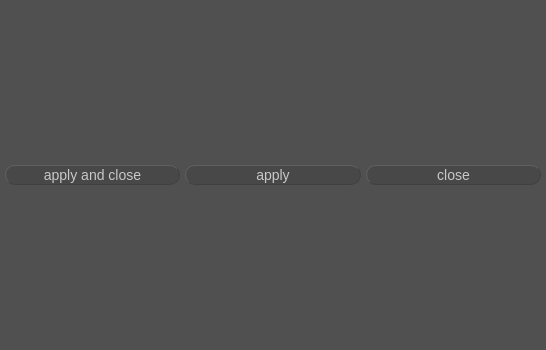
<?xml version="1.0" encoding="UTF-8"?>
<ui version="4.0">
 <class>window</class>
 <widget class="QDialog" name="window">
  <property name="geometry">
   <rect>
    <x>0</x>
    <y>0</y>
    <width>546</width>
    <height>350</height>
   </rect>
  </property>
  <property name="sizePolicy">
   <sizepolicy hsizetype="Fixed" vsizetype="Fixed">
    <horstretch>0</horstretch>
    <verstretch>0</verstretch>
   </sizepolicy>
  </property>
  <property name="layoutDirection">
   <enum>Qt::LeftToRight</enum>
  </property>
  <property name="styleSheet">
   <string notr="true">QWidget{
    background: #484848;
    color: rgb(200,200,200);
    font-size: 14px;
    border-color: #404040;
    selection-background-color: LightSlateGray;
}

QDialog{
    background-color: #505050
}

QPushButton{
    background: qlineargradient(x1: 0, y1: 0, x2: 0, y2: 1,
                                 stop: 0.0 #909090,
                                 stop: 0.5 #404040,
                                 stop: 1.0 #909090);
    border-style: outset;
    border-width: 1px;
    border-radius: 10px;
    border-color: #404040;
    padding: 1px;
}

QPushButton::hover{
    border-style: ridge;
    background: qlineargradient(x1: 0, y1: 0, x2: 0, y2: 1,
                                 stop: 0.0  #989898,
                                 stop: 0.5 #484848,
                                 stop: 1.0 #989898);
    border-color: #505050;
}

QPushButton::pressed{
    background: qlineargradient(x1: 0, y1: 0, x2: 0, y2: 1,
                                 stop: 0.0 #888888,
                                 stop: 0.5 #383838,
                                 stop: 1.0 #888888);
    border-color: #404040;
    border-style: inset;
}

QTabWidget::pane{
     border: 2px ridge #404040;
     position: absolute;
}

QTabBar::tab{
    border: 1px solid #404040;
    border-top-left-radius: 7px;
    border-top-right-radius: 7px;
    padding: 1px;
}

QTabBar::tab::!selected{
    background: #606060
}

QTabBar::tab::hover{
    background: #707070
}

QTabBar::tab::selected{
    background: #808080
}

QLineEdit,QAbstractSpinBox,QComboBox{
    border: 1px solid #404040;
    background: qlineargradient(x1: 0, y1: 0, x2: 0, y2: 1,
                                 stop: 0.0 #303030,
                                 stop: 1.0 #808080);
}

QLineEdit::hover,QAbstractSpinBox::hover,QComboBox::hover{
    border-color:#606060;
}

QLineEdit{
    border-radius: 10px;
}

QAbstractSpinBox,QComboBox{
    border-top-left-radius: 10px;
    border-bottom-left-radius: 10px;
}

QAbstractItemView{
    background: #303030;
    border-bottom-left-radius: 2px;
    border-bottom-right-radius: 2px;
}

QMenu::item{
    background: #505050;
    font-size: 10px;
    selection-background-color: LightSlateGray;
}
QAction{
    font-size: 10px;
}</string>
  </property>
  <layout class="QVBoxLayout" name="verticalLayout_2">
   <property name="spacing">
    <number>0</number>
   </property>
   <property name="margin">
    <number>0</number>
   </property>
   <item>
    <layout class="QVBoxLayout" name="vlayout">
     <property name="spacing">
      <number>5</number>
     </property>
     <property name="margin">
      <number>5</number>
     </property>
     <item>
      <layout class="QHBoxLayout" name="buttonLayout">
       <property name="spacing">
        <number>5</number>
       </property>
       <property name="margin">
        <number>0</number>
       </property>
       <item>
        <widget class="QPushButton" name="applyClose">
         <property name="text">
          <string>apply and close</string>
         </property>
        </widget>
       </item>
       <item>
        <widget class="QPushButton" name="apply">
         <property name="text">
          <string>apply</string>
         </property>
        </widget>
       </item>
       <item>
        <widget class="QPushButton" name="close">
         <property name="text">
          <string>close</string>
         </property>
         <property name="checkable">
          <bool>false</bool>
         </property>
        </widget>
       </item>
      </layout>
     </item>
    </layout>
   </item>
  </layout>
 </widget>
 <resources/>
 <connections>
  <connection>
   <sender>close</sender>
   <signal>clicked()</signal>
   <receiver>window</receiver>
   <slot>close()</slot>
   <hints>
    <hint type="sourcelabel">
     <x>455</x>
     <y>322</y>
    </hint>
    <hint type="destinationlabel">
     <x>257</x>
     <y>0</y>
    </hint>
   </hints>
  </connection>
  <connection>
   <sender>applyClose</sender>
   <signal>clicked()</signal>
   <receiver>apply</receiver>
   <slot>click()</slot>
   <hints>
    <hint type="sourcelabel">
     <x>157</x>
     <y>335</y>
    </hint>
    <hint type="destinationlabel">
     <x>227</x>
     <y>337</y>
    </hint>
   </hints>
  </connection>
  <connection>
   <sender>applyClose</sender>
   <signal>clicked()</signal>
   <receiver>close</receiver>
   <slot>click()</slot>
   <hints>
    <hint type="sourcelabel">
     <x>110</x>
     <y>334</y>
    </hint>
    <hint type="destinationlabel">
     <x>431</x>
     <y>336</y>
    </hint>
   </hints>
  </connection>
 </connections>
</ui>
